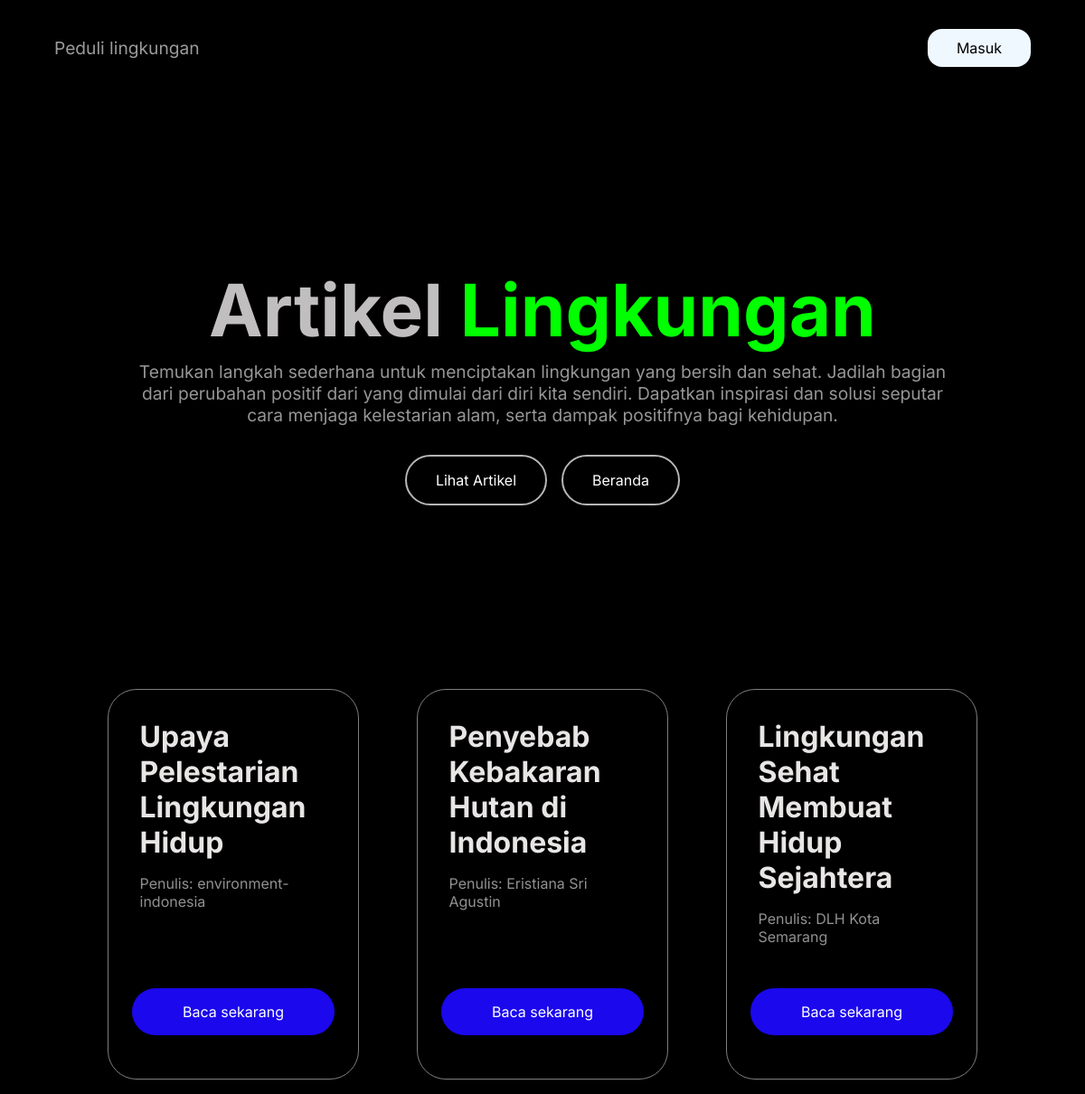
Screenshot of /artikel.php with the database file from the repository.
### tables this page shows
CREATE TABLE `artikel` (
  `id` int(11) NOT NULL AUTO_INCREMENT,
  `judul` varchar(255) NOT NULL,
  `gambar_artikel` varchar(255) DEFAULT NULL,
  `deskripsi_gambar` varchar(255) DEFAULT NULL,
  `penulis` varchar(255) NOT NULL,
  `deskripsi_sampul` text NOT NULL,
  `isi_deskripsi` text NOT NULL,
  `tanggal_publikasi` varchar(100) NOT NULL,
  PRIMARY KEY (`id`)
);

### artikel.php (the view, shortened to what this page needs)
<?php require_once 'config/connection.php'; ?>
<!DOCTYPE html>
<html lang="en">
<head>
  <link rel="stylesheet" href="public/css/artikel.css" />
</head>
<body>
  <header>
    <nav>
      <a class="logo" href="index.php">Peduli lingkungan</a>
      <div class="menu__button">
        <a class="masuk" href="admin/masuk.php">Masuk</a>
      </div>
    </nav>
    <main>
      <div class="header">
        <h1>Artikel <span>Lingkungan</span></h1>
        <p>
          Temukan langkah sederhana untuk menciptakan lingkungan yang bersih
          dan sehat. Jadilah bagian dari perubahan positif dari yang dimulai
          dari diri kita sendiri. Dapatkan inspirasi dan solusi seputar cara
          menjaga kelestarian alam, serta dampak positifnya bagi kehidupan.
        </p>
        <div class="button__action">
          <a info="telusuri" href="#container-artikel">Lihat Artikel</a>
          <a info="beranda" href="index.php">Beranda</a>
        </div>
      </div>
      <div id="container-artikel" class="container-artikel">
        <?php
        $sql = "SELECT id, judul, penulis, deskripsi_sampul, isi_deskripsi FROM Artikel";
        $result = $conn->query($sql);
        if ($result->num_rows > 0) {
          while ($row = $result->fetch_assoc()) {
        ?>
            <div class="box">
              <h2><?= $row['judul']; ?></h2>
              <p>Penulis: <?= $row['penulis']; ?></p>
              <a info="selengkapnya" href="detail_artikel.php?id=<?= $row['id']; ?>">Baca sekarang</a>
            </div>
        <?php
          }
        } else {
          echo '<p>Tidak ada artikel yang tersedia.</p>';
        }
        ?>
      </div>
    </main>
  </header>
</body>
</html>

### public/css/artikel.css (style rules this page uses)
html { scroll-behavior: smooth; }
* { margin: 0; padding: 0; box-sizing: border-box; }
body { background-color: #000; font-family: Inter; }
nav { display: flex; align-items: center; justify-content: space-between; width: 90%; margin: 2rem auto; }
nav .logo { display: flex; align-items: center; transition: 0.2s ease; text-decoration: none; color: rgb(155, 155, 155); font-size: 1.2rem; }
nav .menu__button { display: flex; align-items: center; justify-content: center; }
nav .masuk { text-decoration: none; padding: 0.7rem 2rem; background-color: aliceblue; color: #000; border-radius: 1rem; transition: 0.2s ease; }
main { display: flex; flex-direction: column; align-items: center; justify-content: center; }
main .header { height: 80vh; width: 75%; display: flex; flex-direction: column; align-items: center; justify-content: center; }
main .header h1 { text-align: center; font-size: 5rem; margin-bottom: 0.5rem; color: rgb(192, 190, 190); }
main .header h1 span { color: rgb(1, 255, 1); }
main .header p { text-align: center; font-size: 1.2rem; color: rgb(151, 150, 150); }
.button__action { margin-top: 2rem; display: flex; align-items: center; justify-content: center; gap: 1rem; }
main .header .button__action a[info="telusuri"] { text-decoration: none; padding: 1rem 2rem; border: 2px solid rgb(183, 182, 182); color: white; border-radius: 3rem; transition: 1s ease; }
main .header .button__action a[info="beranda"] { text-decoration: none; padding: 1rem 2rem; border: 2px solid rgb(183, 182, 182); color: white; border-radius: 3rem; transition: 1s ease; }
main .container-artikel { width: 90%; display: grid; grid-template-columns: repeat(auto-fit, 310px); justify-content: center; margin: 0 auto; gap: 2rem; color: white; }
main .container-artikel .box { position: relative; margin: 1rem; display: flex; flex-direction: column; align-items: center; border: 1px solid rgb(128, 125, 125); border-radius: 2rem; transition: 0.5s ease; height: 27rem; }
main .container-artikel .box h2 { font-size: 2rem; width: 75%; margin: 2rem 0 1rem 0; color: #e8e5e5; }
main .container-artikel .box p { width: 75%; margin-bottom: 1rem; overflow: hidden; color: #929191; transition: 0.5s ease; }
main .container-artikel a[info="selengkapnya"] { position: absolute; text-decoration: none; padding: 1rem 3.5rem; margin: 1rem 0 3rem 0; background-color: rgb(27, 8, 237); color: white; border-radius: 3rem; bottom: 0; }

### rows the page displays
artikel: judul "Upaya Pelestarian Lingkungan Hidup", penulis "environment-indonesia"
artikel: judul "Penyebab Kebakaran Hutan di Indonesia", penulis "Eristiana Sri Agustin"
artikel: judul "Lingkungan Sehat Membuat Hidup Sejahtera", penulis "DLH Kota Semarang"
